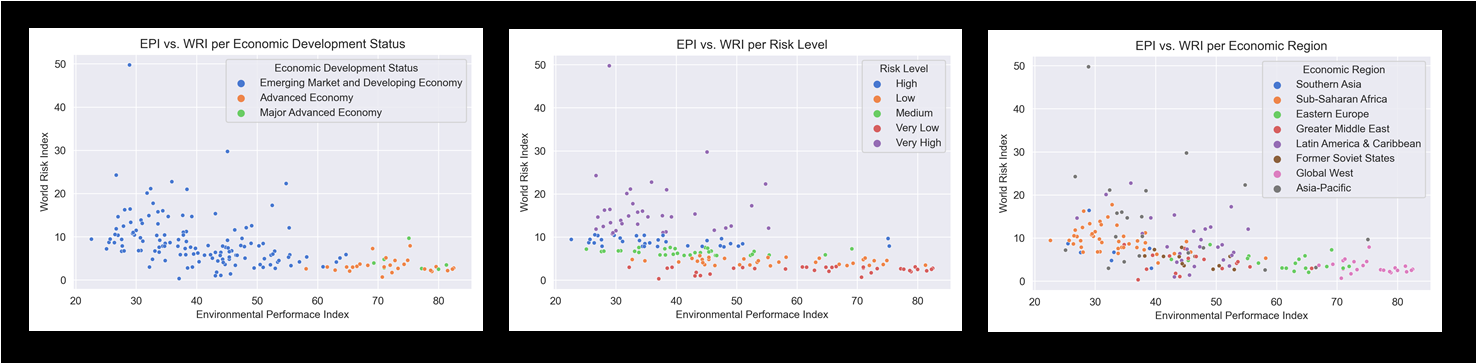

Reproduce this figure in Python.
# Import modules.

import pandas as pd
import matplotlib.pyplot as plt
import seaborn as sns
import statsmodels.api as sm

# Read input file.

plots_data = pd.read_csv('combined_clean.csv')

# Testing Correlation between WRI and EPI

# Print correlation coefficient.

print('\nCorrelation Coefficient (WRI vs. EPI):', round(plots_data['2020'].corr(plots_data['EPI.new']), 3))

# Define dependent variable.

y = plots_data['2020']

# Define independent variable

x = plots_data[['EPI.new']]

# Add constant to independent variable.

x = sm.add_constant(x)

# Fit linear regression model.

model = sm.OLS(y, x).fit(cov_type='HC1')

# Print model summary.

print(model.summary())

# Save regression results.

with open('ols_summary_epi_wri.txt', 'w') as fh:
          fh.write(model.summary().as_text())

# Visualize data.

# a. Correlation between EPI and WRI per Economic Region.

fig, ax1 = plt.subplots()
region_scatter =sns.scatterplot(x="EPI.new", y="2020", 
                         hue='Economic Region', data=plots_data, s=15, 
                         palette="muted")
sns.set_style('darkgrid')
region_scatter.set(xlabel='Environmental Performace Index', ylabel='World Risk Index')
region_scatter.set_title("EPI vs. WRI per Economic Region")
fig.tight_layout()
fig.savefig('scatter_region.png', dpi=300)

# b. Correlation between EPI and WRI per Economic Development Status.

fig, ax1 = plt.subplots()
status_scatter =sns.scatterplot(x="EPI.new", y="2020", 
                         hue='Economic Development Status', data=plots_data, s=15,
                         palette="muted")
sns.set_style('darkgrid')
status_scatter.set(xlabel='Environmental Performace Index', ylabel='World Risk Index')
status_scatter.set_title("EPI vs. WRI per Economic Development Status")
fig.tight_layout()
fig.savefig('scatter_status.png', dpi=300)

# c. Correlation between EPI and WRI per Risk Level.

fig, ax1 = plt.subplots()
status_scatter =sns.scatterplot(x="EPI.new", y="2020", 
                         hue='Risk Level', data=plots_data, s=15,
                         palette="muted")
sns.set_style('darkgrid')
status_scatter.set(xlabel='Environmental Performace Index', ylabel='World Risk Index')
status_scatter.set_title("EPI vs. WRI per Risk Level")
fig.tight_layout()
fig.savefig('scatter_risk.png', dpi=300)


# Code credits:
    
# https://www.statology.org/simple-linear-regression-in-python/
